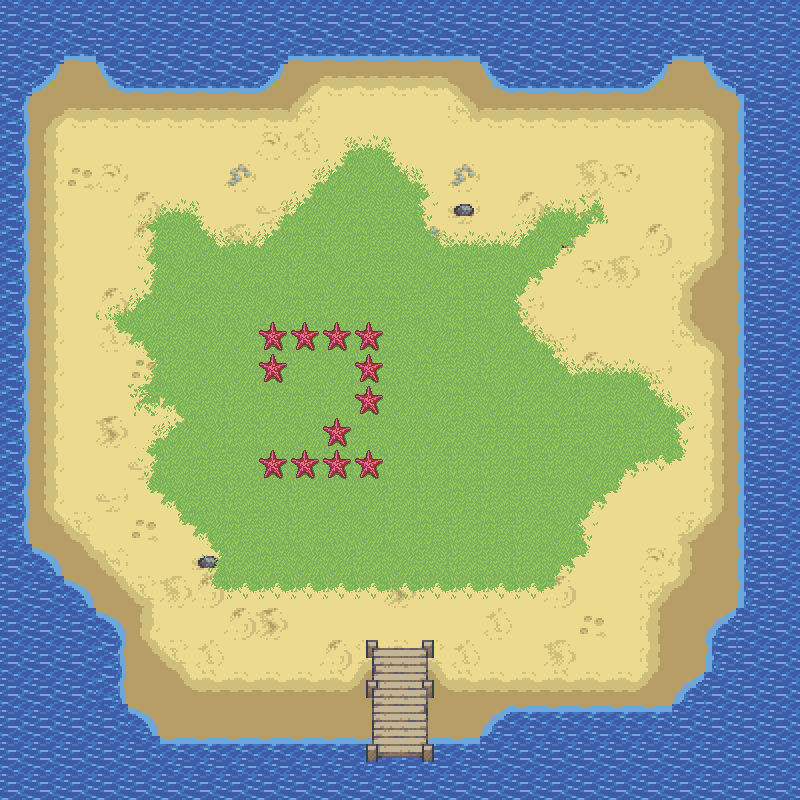

Below is a game level as drawn by its tile map, then a one-line description and the .tmx that defines it (tile-layer data replaced by summaries):
An orthogonal 25x25 tile map with 32x32 px tiles, 6 tile layers (entryIsland02, exit, bottom, gras, ...), 5 tilesets and 2 objects.

<map version="1.5" tiledversion="1.5.0" orientation="orthogonal" renderorder="right-down" width="25" height="25" tilewidth="32" tileheight="32" infinite="0" nextlayerid="8" nextobjectid="1">
 <editorsettings>
  <chunksize width="32" height="32" />
  <export target="insel02.json" format="json" />
 </editorsettings>
 <properties>
  <property name="startLayer" type="bool" value="true" />
 </properties>
 <tileset firstgid="1" name="tf_beach_tileB" tilewidth="32" tileheight="32" tilecount="256" columns="16">
  <image source="tf_beach_tileB.png" width="512" height="512" />
  <tile id="1" probability="0.05" />
  <tile id="2" probability="0.05" />
  <tile id="3" probability="0.05" />
  <tile id="4" probability="0.05" />
  <tile id="5" probability="0.05" />
  <tile id="6" probability="0.05" />
  <tile id="7" probability="0.75" />
  <tile id="16" probability="0.005" />
  <tile id="17" probability="0.005" />
  <tile id="18" probability="0.005" />
  <tile id="19" probability="0.005" />
  <tile id="20" probability="0.005" />
  <tile id="21" probability="0.005" />
  <tile id="22" probability="0.005" />
  <tile id="23" probability="0.005" />
  <tile id="32" probability="0.005" />
  <tile id="33" probability="0.005" />
  <tile id="34" probability="0.005" />
  <wangsets>
   <wangset name="BeachSand" type="corner" tile="7">
    <wangcolor name="" color="#e7e70a" tile="-1" probability="1" />
    <wangtile tileid="1" wangid="0,1,0,1,0,1,0,1" />
    <wangtile tileid="2" wangid="0,1,0,1,0,1,0,1" />
    <wangtile tileid="3" wangid="0,1,0,1,0,1,0,1" />
    <wangtile tileid="4" wangid="0,1,0,1,0,1,0,1" />
    <wangtile tileid="5" wangid="0,1,0,1,0,1,0,1" />
    <wangtile tileid="6" wangid="0,1,0,1,0,1,0,1" />
    <wangtile tileid="7" wangid="0,1,0,1,0,1,0,1" />
    <wangtile tileid="16" wangid="0,1,0,1,0,1,0,1" />
    <wangtile tileid="17" wangid="0,1,0,1,0,1,0,1" />
    <wangtile tileid="18" wangid="0,1,0,1,0,1,0,1" />
    <wangtile tileid="19" wangid="0,1,0,1,0,1,0,1" />
    <wangtile tileid="20" wangid="0,1,0,1,0,1,0,1" />
    <wangtile tileid="21" wangid="0,1,0,1,0,1,0,1" />
    <wangtile tileid="22" wangid="0,1,0,1,0,1,0,1" />
    <wangtile tileid="23" wangid="0,1,0,1,0,1,0,1" />
    <wangtile tileid="32" wangid="0,1,0,1,0,1,0,1" />
    <wangtile tileid="33" wangid="0,1,0,1,0,1,0,1" />
    <wangtile tileid="34" wangid="0,1,0,1,0,1,0,1" />
    <wangtile tileid="152" wangid="0,1,0,0,0,1,0,1" />
    <wangtile tileid="153" wangid="0,0,0,0,0,0,0,1" />
    <wangtile tileid="154" wangid="0,1,0,0,0,0,0,0" />
    <wangtile tileid="155" wangid="0,1,0,1,0,0,0,1" />
    <wangtile tileid="156" wangid="0,1,0,0,0,1,0,1" />
    <wangtile tileid="157" wangid="0,1,0,0,0,0,0,1" />
    <wangtile tileid="158" wangid="0,1,0,1,0,0,0,1" />
    <wangtile tileid="168" wangid="0,0,0,0,0,1,0,1" />
    <wangtile tileid="171" wangid="0,1,0,1,0,0,0,0" />
    <wangtile tileid="172" wangid="0,0,0,0,0,0,0,1" />
    <wangtile tileid="174" wangid="0,1,0,0,0,0,0,0" />
    <wangtile tileid="184" wangid="0,0,0,1,0,1,0,1" />
    <wangtile tileid="185" wangid="0,0,0,0,0,1,0,0" />
    <wangtile tileid="186" wangid="0,0,0,1,0,0,0,0" />
    <wangtile tileid="187" wangid="0,1,0,1,0,1,0,0" />
    <wangtile tileid="188" wangid="0,0,0,0,0,1,0,0" />
    <wangtile tileid="190" wangid="0,0,0,1,0,0,0,0" />
    <wangtile tileid="204" wangid="0,0,0,1,0,1,0,1" />
    <wangtile tileid="205" wangid="0,0,0,1,0,1,0,0" />
    <wangtile tileid="206" wangid="0,1,0,1,0,1,0,0" />
   </wangset>
   <wangset name="WetSand" type="corner" tile="169">
    <wangcolor name="" color="#ff0000" tile="-1" probability="1" />
    <wangtile tileid="152" wangid="0,0,0,1,0,0,0,0" />
    <wangtile tileid="153" wangid="0,1,0,1,0,1,0,0" />
    <wangtile tileid="154" wangid="0,0,0,1,0,1,0,1" />
    <wangtile tileid="155" wangid="0,0,0,0,0,1,0,0" />
    <wangtile tileid="156" wangid="0,0,0,1,0,0,0,0" />
    <wangtile tileid="157" wangid="0,0,0,1,0,1,0,0" />
    <wangtile tileid="158" wangid="0,0,0,0,0,1,0,0" />
    <wangtile tileid="168" wangid="0,1,0,1,0,0,0,0" />
    <wangtile tileid="169" wangid="0,1,0,1,0,1,0,1" />
    <wangtile tileid="171" wangid="0,0,0,0,0,1,0,1" />
    <wangtile tileid="172" wangid="0,1,0,1,0,1,0,0" />
    <wangtile tileid="174" wangid="0,0,0,1,0,1,0,1" />
    <wangtile tileid="184" wangid="0,1,0,0,0,0,0,0" />
    <wangtile tileid="185" wangid="0,1,0,1,0,0,0,1" />
    <wangtile tileid="186" wangid="0,1,0,0,0,1,0,1" />
    <wangtile tileid="187" wangid="0,0,0,0,0,0,0,1" />
    <wangtile tileid="188" wangid="0,1,0,1,0,0,0,1" />
    <wangtile tileid="190" wangid="0,1,0,0,0,1,0,1" />
    <wangtile tileid="204" wangid="0,1,0,0,0,0,0,0" />
    <wangtile tileid="205" wangid="0,1,0,0,0,0,0,1" />
    <wangtile tileid="206" wangid="0,0,0,0,0,0,0,1" />
   </wangset>
  </wangsets>
 </tileset>
 <tileset firstgid="257" name="tf_beach_tileA1" tilewidth="32" tileheight="32" tilecount="192" columns="16">
  <image source="tf_beach_tileA1.png" width="512" height="384" />
  <tile id="0">
   <animation>
    <frame tileid="0" duration="100" />
    <frame tileid="1" duration="100" />
    <frame tileid="2" duration="100" />
    <frame tileid="3" duration="100" />
    <frame tileid="4" duration="100" />
    <frame tileid="5" duration="100" />
   </animation>
  </tile>
  <tile id="6">
   <properties>
    <property name="collides" type="bool" value="true" />
   </properties>
  </tile>
  <tile id="8">
   <animation>
    <frame tileid="8" duration="100" />
    <frame tileid="9" duration="100" />
    <frame tileid="10" duration="100" />
    <frame tileid="11" duration="100" />
    <frame tileid="12" duration="100" />
    <frame tileid="13" duration="100" />
   </animation>
  </tile>
  <tile id="9">
   <animation>
    <frame tileid="8" duration="100" />
   </animation>
  </tile>
  <tile id="48">
   <animation>
    <frame tileid="48" duration="100" />
    <frame tileid="49" duration="100" />
    <frame tileid="50" duration="100" />
    <frame tileid="51" duration="100" />
    <frame tileid="52" duration="100" />
    <frame tileid="53" duration="100" />
   </animation>
  </tile>
  <tile id="56">
   <animation>
    <frame tileid="56" duration="100" />
    <frame tileid="57" duration="100" />
    <frame tileid="58" duration="100" />
    <frame tileid="59" duration="100" />
    <frame tileid="60" duration="100" />
    <frame tileid="61" duration="100" />
   </animation>
  </tile>
  <tile id="96">
   <animation>
    <frame tileid="96" duration="100" />
    <frame tileid="97" duration="100" />
    <frame tileid="98" duration="100" />
    <frame tileid="99" duration="100" />
    <frame tileid="100" duration="100" />
    <frame tileid="101" duration="100" />
   </animation>
  </tile>
  <tile id="104">
   <animation>
    <frame tileid="104" duration="100" />
    <frame tileid="105" duration="100" />
    <frame tileid="106" duration="100" />
    <frame tileid="107" duration="100" />
    <frame tileid="108" duration="100" />
    <frame tileid="109" duration="100" />
   </animation>
  </tile>
  <tile id="144">
   <animation>
    <frame tileid="144" duration="100" />
    <frame tileid="145" duration="100" />
    <frame tileid="146" duration="100" />
    <frame tileid="147" duration="100" />
    <frame tileid="148" duration="100" />
    <frame tileid="149" duration="100" />
   </animation>
  </tile>
  <tile id="152">
   <animation>
    <frame tileid="152" duration="100" />
    <frame tileid="153" duration="100" />
    <frame tileid="154" duration="100" />
    <frame tileid="155" duration="100" />
    <frame tileid="156" duration="100" />
    <frame tileid="157" duration="100" />
   </animation>
  </tile>
  <wangsets>
   <wangset name="Water" type="edge" tile="6">
    <wangcolor name="" color="#ffaaff" tile="-1" probability="1" />
    <wangtile tileid="0" wangid="1,0,1,0,1,0,0,0" />
    <wangtile tileid="6" wangid="1,0,1,0,1,0,1,0" />
    <wangtile tileid="8" wangid="0,0,1,0,1,0,0,0" />
    <wangtile tileid="48" wangid="1,0,0,0,1,0,1,0" />
    <wangtile tileid="56" wangid="1,0,1,0,0,0,0,0" />
    <wangtile tileid="96" wangid="0,0,1,0,1,0,1,0" />
    <wangtile tileid="104" wangid="0,0,0,0,1,0,1,0" />
    <wangtile tileid="144" wangid="1,0,1,0,0,0,1,0" />
    <wangtile tileid="152" wangid="1,0,0,0,0,0,1,0" />
   </wangset>
  </wangsets>
 </tileset>
 <tileset firstgid="449" name="ZRPGBeach" tilewidth="32" tileheight="32" tilecount="1024" columns="32">
  <image source="ZRPGBeach.png" width="1024" height="1024" />
  <tile id="225">
   <objectgroup draworder="index" id="3">
    <object id="4" x="1" y="0" width="27" height="32" />
    <object id="5" x="18.5526" y="9.86842">
     <ellipse />
    </object>
   </objectgroup>
  </tile>
  <wangsets>
   <wangset name="Kies" type="corner" tile="641">
    <wangcolor name="" color="#ffaa00" tile="-1" probability="1" />
    <wangtile tileid="544" wangid="0,1,0,0,0,1,0,1" />
    <wangtile tileid="545" wangid="0,1,0,1,0,0,0,1" />
    <wangtile tileid="576" wangid="0,0,0,1,0,1,0,1" />
    <wangtile tileid="577" wangid="0,1,0,1,0,1,0,0" />
    <wangtile tileid="608" wangid="0,0,0,1,0,0,0,0" />
    <wangtile tileid="609" wangid="0,0,0,1,0,1,0,0" />
    <wangtile tileid="610" wangid="0,0,0,0,0,1,0,0" />
    <wangtile tileid="640" wangid="0,1,0,1,0,0,0,0" />
    <wangtile tileid="641" wangid="0,1,0,1,0,1,0,1" />
    <wangtile tileid="642" wangid="0,0,0,0,0,1,0,1" />
    <wangtile tileid="672" wangid="0,1,0,0,0,0,0,0" />
    <wangtile tileid="673" wangid="0,1,0,0,0,0,0,1" />
    <wangtile tileid="674" wangid="0,0,0,0,0,0,0,1" />
   </wangset>
  </wangsets>
 </tileset>
 <tileset firstgid="1473" name="ZRPGRocks2" tilewidth="32" tileheight="32" tilecount="1024" columns="32">
  <image source="ZRPGRocks2.png" width="1024" height="1024" />
  <wangsets>
   <wangset name="GrasDark" type="corner" tile="905">
    <wangcolor name="" color="#ff557f" tile="-1" probability="1" />
    <wangtile tileid="886" wangid="0,0,0,1,0,0,0,0" />
    <wangtile tileid="887" wangid="0,0,0,0,0,1,0,0" />
    <wangtile tileid="904" wangid="0,1,0,1,0,1,0,1" />
    <wangtile tileid="905" wangid="0,1,0,1,0,1,0,1" />
    <wangtile tileid="917" wangid="0,0,0,1,0,0,0,0" />
    <wangtile tileid="918" wangid="0,1,0,1,0,1,0,0" />
    <wangtile tileid="919" wangid="0,0,0,1,0,1,0,1" />
    <wangtile tileid="920" wangid="0,0,0,0,0,1,0,0" />
    <wangtile tileid="936" wangid="0,1,0,1,0,1,0,1" />
    <wangtile tileid="937" wangid="0,1,0,1,0,1,0,1" />
    <wangtile tileid="949" wangid="0,1,0,0,0,0,0,0" />
    <wangtile tileid="950" wangid="0,1,0,1,0,0,0,1" />
    <wangtile tileid="951" wangid="0,1,0,0,0,1,0,1" />
    <wangtile tileid="952" wangid="0,0,0,0,0,0,0,1" />
    <wangtile tileid="982" wangid="0,1,0,0,0,0,0,0" />
    <wangtile tileid="983" wangid="0,0,0,0,0,0,0,1" />
   </wangset>
   <wangset name="GrasLight" type="corner" tile="841">
    <wangcolor name="" color="#a7fbff" tile="-1" probability="1" />
    <wangtile tileid="619" wangid="0,0,0,1,0,0,0,0" />
    <wangtile tileid="620" wangid="0,0,0,1,0,1,0,0" />
    <wangtile tileid="621" wangid="0,0,0,0,0,1,0,0" />
    <wangtile tileid="650" wangid="0,0,0,1,0,0,0,0" />
    <wangtile tileid="651" wangid="0,1,0,1,0,1,0,0" />
    <wangtile tileid="653" wangid="0,0,0,1,0,1,0,1" />
    <wangtile tileid="654" wangid="0,0,0,0,0,1,0,0" />
    <wangtile tileid="682" wangid="0,1,0,1,0,0,0,0" />
    <wangtile tileid="686" wangid="0,0,0,0,0,1,0,1" />
    <wangtile tileid="714" wangid="0,1,0,0,0,0,0,0" />
    <wangtile tileid="715" wangid="0,1,0,1,0,0,0,1" />
    <wangtile tileid="717" wangid="0,1,0,0,0,1,0,1" />
    <wangtile tileid="718" wangid="0,0,0,0,0,0,0,1" />
    <wangtile tileid="747" wangid="0,1,0,0,0,0,0,0" />
    <wangtile tileid="748" wangid="0,1,0,0,0,0,0,1" />
    <wangtile tileid="749" wangid="0,0,0,0,0,0,0,1" />
    <wangtile tileid="840" wangid="0,1,0,1,0,1,0,1" />
    <wangtile tileid="841" wangid="0,1,0,1,0,1,0,1" />
    <wangtile tileid="872" wangid="0,1,0,1,0,1,0,1" />
    <wangtile tileid="873" wangid="0,1,0,1,0,1,0,1" />
    <wangtile tileid="879" wangid="0,0,0,1,0,0,0,0" />
    <wangtile tileid="880" wangid="0,0,0,0,0,1,0,0" />
    <wangtile tileid="911" wangid="0,1,0,0,0,0,0,0" />
    <wangtile tileid="912" wangid="0,0,0,0,0,0,0,1" />
   </wangset>
  </wangsets>
 </tileset>
 <tileset firstgid="2497" name="ZRPGtrees" tilewidth="32" tileheight="32" tilecount="1024" columns="32">
  <image source="ZRPGtrees.png" width="1024" height="1024" />
 </tileset>
 <layer id="2" name="entryIsland02" width="25" height="25">
  <properties>
   <property name="startLayer" type="bool" value="true" />
  </properties>
  <data>[625 cells, 6 non-empty, 1 distinct tile ids]</data>
 </layer>
 <layer id="3" name="exit" width="25" height="25">
  <properties>
   <property name="exitUrl" value="https://play.workadventu.re/_/global/valerius-codius.github.io/NordBit/map.json#entry02" />
  </properties>
  <data>[625 cells, 6 non-empty, 1 distinct tile ids]</data>
 </layer>
 <layer id="1" name="bottom" width="25" height="25">
  <data>[625 cells, 625 non-empty, 40 distinct tile ids]</data>
 </layer>
 <layer id="7" name="gras" width="25" height="25">
  <data>[625 cells, 204 non-empty, 23 distinct tile ids]</data>
 </layer>
 <layer id="6" name="websiteLayer" width="25" height="25">
  <data>[625 cells, 0 non-empty, 0 distinct tile ids]</data>
 </layer>
 <layer id="4" name="objects" width="25" height="25">
  <data>[625 cells, 24 non-empty, 13 distinct tile ids]</data>
 </layer>
 <objectgroup id="5" name="floorLayer" />
</map>
